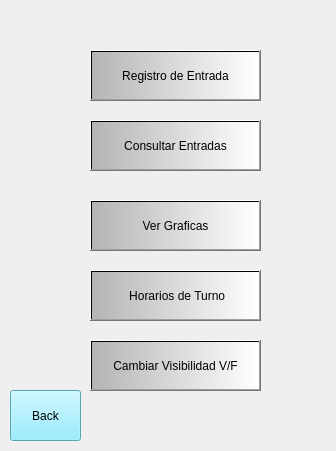
<?xml version="1.0" encoding="UTF-8"?>
<ui version="4.0">
 <class>Dialog</class>
 <widget class="QDialog" name="Dialog">
  <property name="geometry">
   <rect>
    <x>0</x>
    <y>0</y>
    <width>336</width>
    <height>451</height>
   </rect>
  </property>
  <property name="windowTitle">
   <string>Dialog</string>
  </property>
  <widget class="QLabel" name="label">
   <property name="geometry">
    <rect>
     <x>0</x>
     <y>0</y>
     <width>341</width>
     <height>451</height>
    </rect>
   </property>
   <property name="styleSheet">
    <string notr="true">background-image: url(:/newPrefix/interfaz.jpeg);</string>
   </property>
   <property name="text">
    <string/>
   </property>
   <property name="pixmap">
    <pixmap resource="prueba.qrc">:/newPrefix/interfaz.jpeg</pixmap>
   </property>
   <property name="scaledContents">
    <bool>true</bool>
   </property>
  </widget>
  <widget class="QPushButton" name="btnIngresar">
   <property name="geometry">
    <rect>
     <x>90</x>
     <y>50</y>
     <width>171</width>
     <height>51</height>
    </rect>
   </property>
   <property name="styleSheet">
    <string notr="true">background-color: qlineargradient(spread:pad, x1:0, y1:0, x2:1, y2:0, stop:0 rgba(180, 180, 180, 255), stop:1 rgba(255, 255, 255, 255));
font: 87 10pt &quot;Arial Black&quot;;</string>
   </property>
   <property name="text">
    <string>Registro de Entrada</string>
   </property>
  </widget>
  <widget class="QPushButton" name="btnIngresar_2">
   <property name="geometry">
    <rect>
     <x>90</x>
     <y>120</y>
     <width>171</width>
     <height>51</height>
    </rect>
   </property>
   <property name="styleSheet">
    <string notr="true">background-color: qlineargradient(spread:pad, x1:0, y1:0, x2:1, y2:0, stop:0 rgba(180, 180, 180, 255), stop:1 rgba(255, 255, 255, 255));
font: 87 10pt &quot;Arial Black&quot;;</string>
   </property>
   <property name="text">
    <string>Consultar Entradas</string>
   </property>
  </widget>
  <widget class="QPushButton" name="btnIngresar_3">
   <property name="geometry">
    <rect>
     <x>90</x>
     <y>200</y>
     <width>171</width>
     <height>51</height>
    </rect>
   </property>
   <property name="styleSheet">
    <string notr="true">background-color: qlineargradient(spread:pad, x1:0, y1:0, x2:1, y2:0, stop:0 rgba(180, 180, 180, 255), stop:1 rgba(255, 255, 255, 255));
font: 87 10pt &quot;Arial Black&quot;;</string>
   </property>
   <property name="text">
    <string>Ver Graficas</string>
   </property>
  </widget>
  <widget class="QPushButton" name="btnIngresar_4">
   <property name="geometry">
    <rect>
     <x>90</x>
     <y>270</y>
     <width>171</width>
     <height>51</height>
    </rect>
   </property>
   <property name="styleSheet">
    <string notr="true">background-color: qlineargradient(spread:pad, x1:0, y1:0, x2:1, y2:0, stop:0 rgba(180, 180, 180, 255), stop:1 rgba(255, 255, 255, 255));
font: 87 10pt &quot;Arial Black&quot;;</string>
   </property>
   <property name="text">
    <string> Horarios de Turno</string>
   </property>
  </widget>
  <widget class="QPushButton" name="btnIngresar_5">
   <property name="geometry">
    <rect>
     <x>90</x>
     <y>340</y>
     <width>171</width>
     <height>51</height>
    </rect>
   </property>
   <property name="styleSheet">
    <string notr="true">background-color: qlineargradient(spread:pad, x1:0, y1:0, x2:1, y2:0, stop:0 rgba(180, 180, 180, 255), stop:1 rgba(255, 255, 255, 255));
font: 87 10pt &quot;Arial Black&quot;;</string>
   </property>
   <property name="text">
    <string>Cambiar Visibilidad V/F</string>
   </property>
  </widget>
  <widget class="QPushButton" name="btnIngresar_6">
   <property name="geometry">
    <rect>
     <x>10</x>
     <y>390</y>
     <width>71</width>
     <height>51</height>
    </rect>
   </property>
   <property name="styleSheet">
    <string notr="true">background-color: rgb(124, 231, 255);
font: 87 10pt &quot;Arial Black&quot;;</string>
   </property>
   <property name="text">
    <string>Back</string>
   </property>
  </widget>
 </widget>
 <resources>
  <include location="prueba.qrc"/>
  <include location="../../Users/HP Pavilion/Desktop/QT5/prueba.qrc"/>
 </resources>
 <connections/>
</ui>
